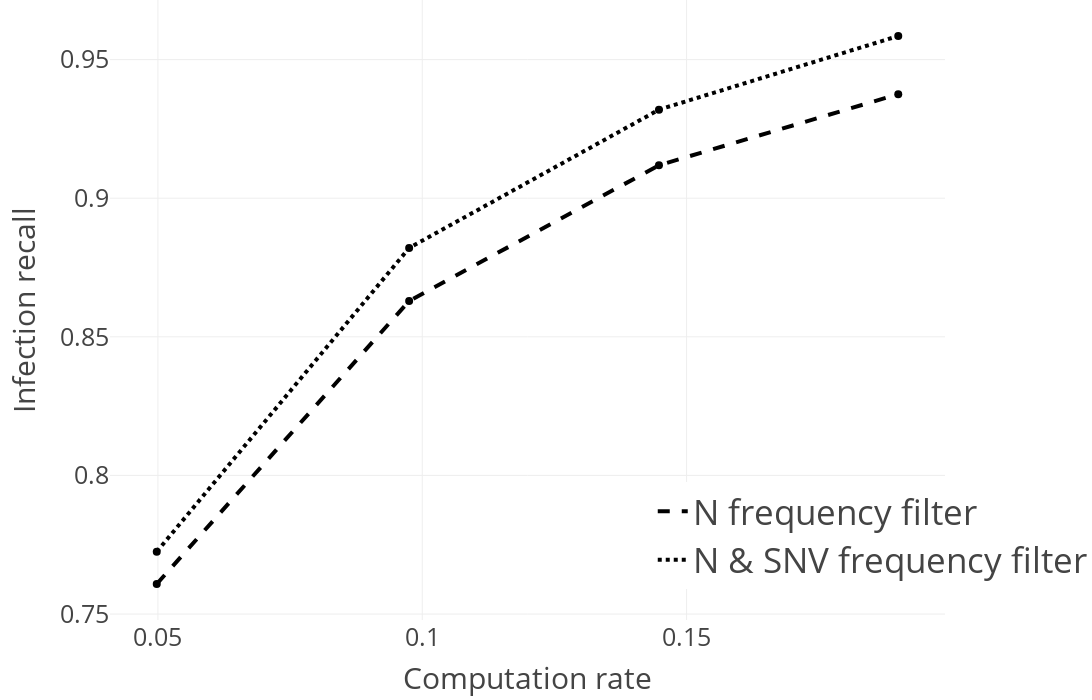

The cell this chart's notebook holds for it:
### Markdown cell above
### Infection recall for different filters and computation rates using breadth search

### Code cell
sub_fig = get_computation_rate_plot("infection_detection_rate", breadth_search_evaluation, "Infection recall", legend=dict(
            x=0.65,
            y=0.05,
            xanchor="left",
            yanchor="bottom",
            font=dict(size=35),
        ))
sub_fig.show()

### Figure 1 — Plotly figure (JSON) as saved in the notebook; plotly's stock layout.template omitted (floating-point values rounded to 4 significant figures)
{"data": [{"line": {"color": "black", "dash": "dash", "width": 4}, "mode": "lines", "name": "N frequency filter", "type": "scatter", "x": [0.04977, 0.09752, 0.1448, 0.19], "y": [0.7608, 0.8629, 0.9119, 0.9375]}, {"marker": {"color": "black", "size": 8, "symbol": "circle"}, "mode": "markers", "showlegend": false, "text": "", "type": "scatter", "x": [0.04977], "y": [0.7608]}, {"marker": {"color": "black", "size": 8, "symbol": "circle"}, "mode": "markers", "showlegend": false, "text": "", "type": "scatter", "x": [0.09752], "y": [0.8629]}, {"marker": {"color": "black", "size": 8, "symbol": "circle"}, "mode": "markers", "showlegend": false, "text": "", "type": "scatter", "x": [0.1448], "y": [0.9119]}, {"marker": {"color": "black", "size": 8, "symbol": "circle"}, "mode": "markers", "showlegend": false, "text": "", "type": "scatter", "x": [0.19], "y": [0.9375]}, {"line": {"color": "black", "dash": "dot", "width": 4}, "mode": "lines", "name": "N & SNV frequency filter", "type": "scatter", "x": [0.04977, 0.09752, 0.1448, 0.19], "y": [0.7725, 0.8821, 0.9319, 0.9585]}, {"marker": {"color": "black", "size": 8, "symbol": "circle"}, "mode": "markers", "showlegend": false, "text": "", "type": "scatter", "x": [0.04977], "y": [0.7725]}, {"marker": {"color": "black", "size": 8, "symbol": "circle"}, "mode": "markers", "showlegend": false, "text": "", "type": "scatter", "x": [0.09752], "y": [0.8821]}, {"marker": {"color": "black", "size": 8, "symbol": "circle"}, "mode": "markers", "showlegend": false, "text": "", "type": "scatter", "x": [0.1448], "y": [0.9319]}, {"marker": {"color": "black", "size": 8, "symbol": "circle"}, "mode": "markers", "showlegend": false, "text": "", "type": "scatter", "x": [0.19], "y": [0.9585]}], "layout": {"font": {"size": 25}, "height": 700, "legend": {"font": {"size": 35}, "x": 0.65, "xanchor": "left", "y": 0.05, "yanchor": "bottom"}, "margin": {"b": 80, "l": 110, "r": 0, "t": 0}, "width": 1200, "xaxis": {"autorange": true, "range": [0.04106, 0.1988], "tickmode": "array", "tickvals": [0.05, 0.1, 0.15, 0.2], "title": {"text": "Computation rate"}, "type": "linear"}, "yaxis": {"autorange": true, "range": [0.7479, 0.9715], "title": {"text": "Infection recall"}, "type": "linear"}}}
